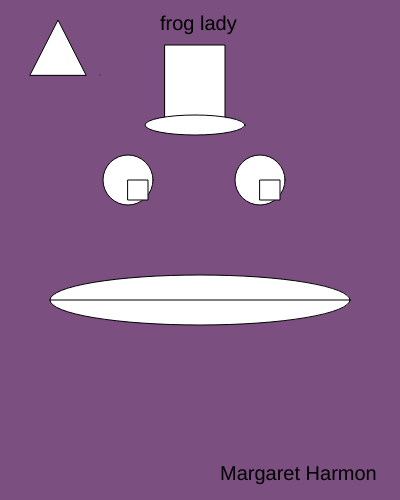
Frame 1 (no input)
Frame 60 (no input): identical to frame 1, image omitted
Frame 120 (the mouse pressed at the canvas centre since frame 60): identical to frame 1, image omitted

The p5.js sketch that drew this single still picture (run headless with seeded random() and noise() and a simulated clock; from frame 60 on, the mouse is pressed at the canvas centre):

// p5.js sketch
// ── sketch.js
function setup() {
  createCanvas(400, 500);
}

function draw() {
  background(123,80,129);
  circle(128,180,50);
  circle(260,180,50);
  ellipse(200,300,300,50);
  square(128,180,20);
  square(260,180,20);
  rect(165,45,60,80);
  ellipse(195,125,100,20);
  triangle(30,75,58,20,86,75);
  point(100,75);
  line(50,300, 350, 300);
  textSize(20);
  text('Margaret Harmon', 220,480);
  text('frog lady', 160,30);
  
  
}
